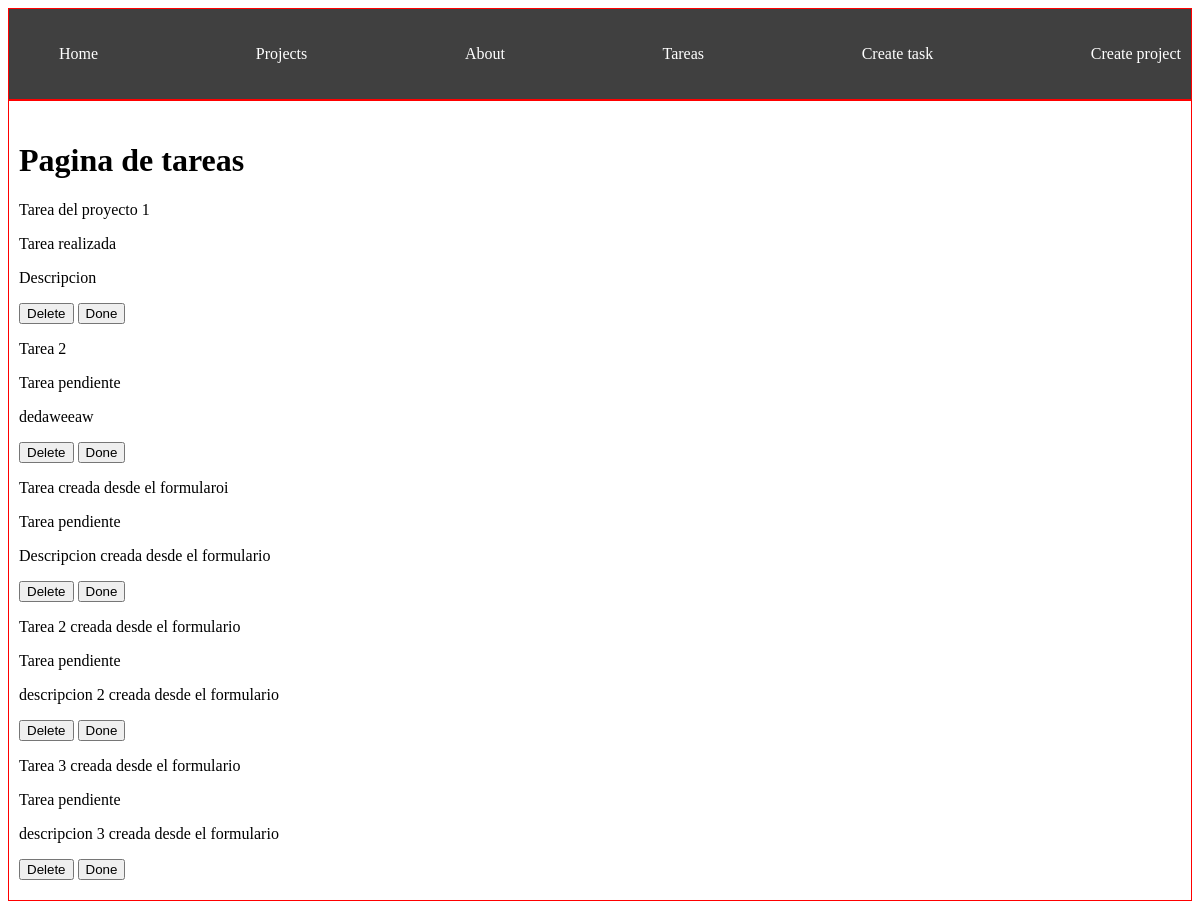
The page /tasks on the database its author committed.
### myapp/models.py (models this page shows, shortened)
class Task(models.Model):
    title = models.CharField(max_length=200)
    description = models.TextField()
    project = models.ForeignKey(Project, on_delete=models.CASCADE)
    done = models.BooleanField(default=False)

### myapp/views.py (the view)
# urls.py: path('tasks', views.tasks, name="tasks"),
def tasks(request):
    tasks = Task.objects.all()
    return render(request, 'tasks/tasks.html', {
        'tasks': tasks
    })

### myapp/templates/tasks/tasks.html
{% extends 'layouts/base.html' %}
{%block content%}
<h1>Pagina de tareas</h1>
{%for task in tasks%}
    <div>
        <p>{{task.title}}</p>
        {% if task.done == False%}
            <p>Tarea pendiente</p>
        {%else%}
            <p>Tarea realizada</p>
        {% endif%}
        <p>{{task.description}}</p>
        <button>
            Delete
        </button>
        <button>
            Done
        </button>
    </div>
{%endfor%}
{%endblock%}

### myapp/templates/layouts/base.html (shortened to what this page needs)
{% load static %}
<!DOCTYPE html>
<html>
    <head>
        <link rel="stylesheet" href="{% static "styles/main.css" %} " />
    </head>
    <body>
        <nav class="navbar container">
            <ul>
                <li>
                    <a href="{% url 'index'%}">Home</a>
                </li>
                <li>
                    <a href="{% url 'projects'%}">Projects</a>
                </li>
                <li>
                    <a href="{% url 'about'%}">About</a>
                </li>
                <li>
                    <a href="{% url 'tasks'%}">Tareas</a>
                </li>
                <li>
                    <a href="{% url 'new_task'%}">Create task</a>
                </li>
                <li>
                    <a href="{% url 'create_project'%}">Create project</a>
                </li>
            </ul>
        </nav>
        <main class="container">
            {% block content%}
            {% endblock%}
        </main>
    </body>
</html>

### myapp/static/styles/main.css (style rules this page uses)
body { background: #FFF; color: black; }
.navbar { background: #404040; padding: 10px 0; }
.navbar ul { display: flex; justify-content: space-between; }
.navbar ul li { list-style: none; }
.navbar ul li a { color: white; text-decoration: none; }
.container { max-width: 1200px; border: 1px red solid; margin: auto; padding: 20px 10px; }

### rows shown on the page
Task: title "Tarea del proyecto 1", done "Tarea realizada", description "Descripcion"
Task: title "Tarea 2", done "Tarea pendiente", description "dedaweeaw"
Task: title "Tarea creada desde el formularoi", done "Tarea pendiente", description "Descripcion creada desde el formulario"
Task: title "Tarea 2 creada desde el formulario", done "Tarea pendiente", description "descripcion 2 creada desde el formulario"
Task: title "Tarea 3 creada desde el formulario", done "Tarea pendiente", description "descripcion 3 creada desde el formulario"
